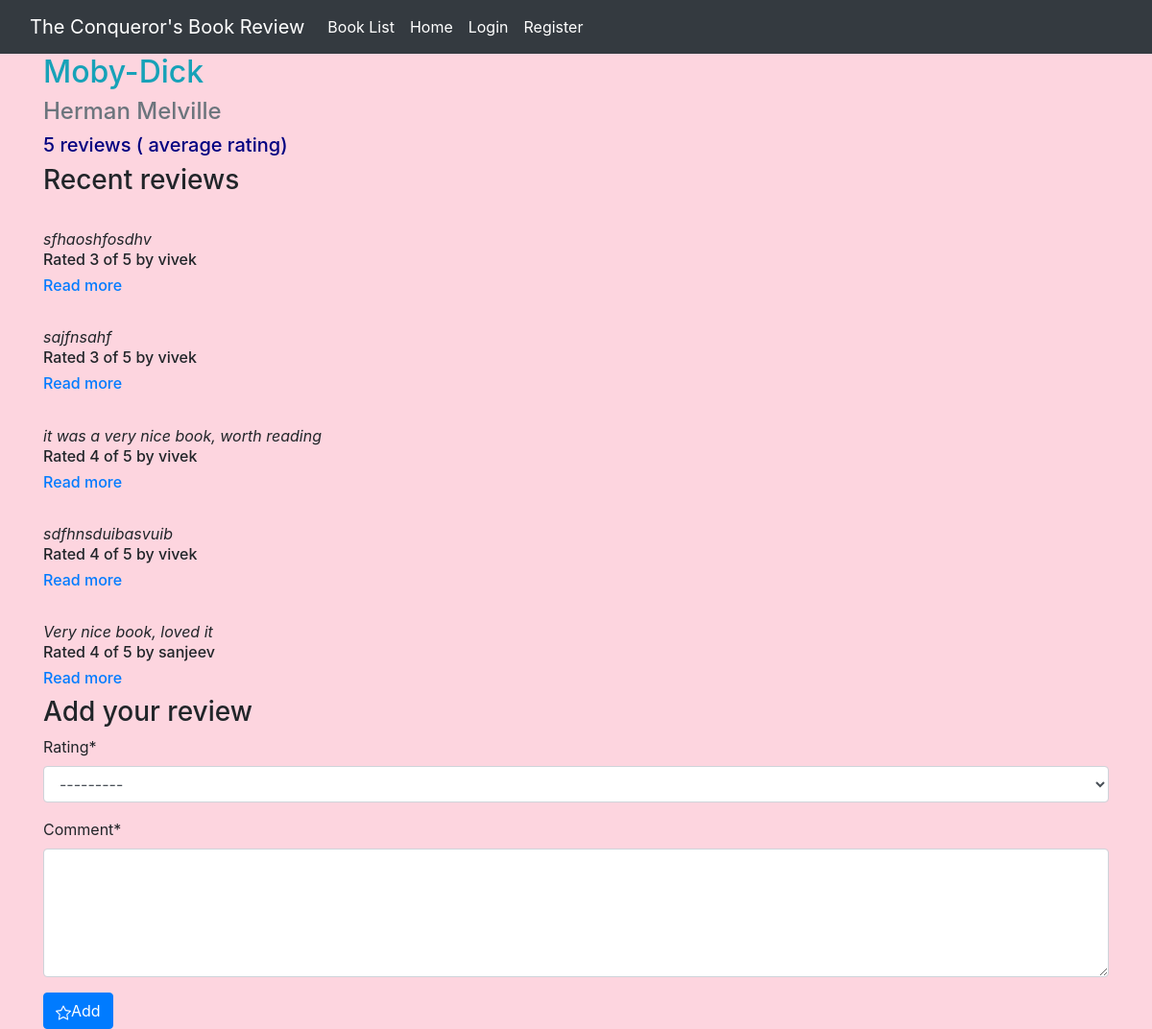
Screenshot of /book/1/ with the database file from the repository.
### reviews/models.py (models this page shows, shortened)
class Book(models.Model):
    name = models.CharField(max_length=200)
    author = models.CharField(max_length=200, default='Anonymous')

class Review(models.Model):
    RATING_CHOICES = (
        (1, '1'),
        (2, '2'),
        (3, '3'),
        (4, '4'),
        (5, '5'),
    )
    book = models.ForeignKey(Book, on_delete=models.DO_NOTHING,)
    pub_date = models.DateTimeField('date published')
    user_name = models.ForeignKey(User,to_field='username',on_delete=models.CASCADE)
    comment = models.CharField(max_length=200)
    rating = models.IntegerField(choices=RATING_CHOICES)

### reviews/views.py (the view)
# urls.py: re_path(r'^book/(?P<book_id>[0-9]+)/$', views.book_detail, name='book_detail'),
def book_detail(request, book_id):
    book = get_object_or_404(Book, pk=book_id)
    form = ReviewForm()
    return render(request, 'reviews/book_detail.html', {'book': book, 'form': form})

### reviews/forms.py
class ReviewForm(ModelForm):
    class Meta:
        model = Review
        fields = ['rating', 'comment']
        widgets = {
            'comment': Textarea(attrs={'cols': 20, 'rows': 5}),
        }

### reviews/templates/reviews/book_detail.html (shortened to what this page needs)
{% extends 'base.html' %}
{% load crispy_forms_tags %}
{% block content %}
<h2 class="text-info">{{ book.name }}</h2>
<h4 class="text-secondary">{{ book.author }} </h4>
<h5 style="color:#000080">{{ book.review_set.count }} reviews ({{ wine.average_rating | floatformat }} average rating)</h5>
<h3>Recent reviews</h3>
{% if book.review_set.all %}
<div>
    {% for review in book.review_set.all %}
    <div>
        <br>
        <em>{{ review.comment }}</em>
        <h6>Rated {{ review.rating }} of 5 by {{ review.user_name }}</h6>
        <h6><a href="{% url 'reviews:review_detail' review.id %}">
        Read more
        </a></h6>
    </div>
    {% endfor %}
</div>
{% else %}
<p>No reviews for this book yet</p>
{% endif %}
<h3>Add your review</h3>
<form action="{% url 'reviews:add_review' book.id %}" method="post">
    {{ form |crispy }}
    <button type="submit" class="btn btn-primary">
Add
    </button>
</form>
{% endblock content%}

### rows the page displays
Book: name "Moby-Dick", author "Herman Melville", review_set.count "5"
Review: comment "sfhaoshfosdhv", rating "3", user_name "vivek"
Review: comment "sajfnsahf", rating "3", user_name "vivek"
Review: comment "it was a very nice book, worth reading", rating "4", user_name "vivek"
Review: comment "sdfhnsduibasvuib", rating "4", user_name "vivek"
Review: comment "Very nice book, loved it", rating "4", user_name "sanjeev"
